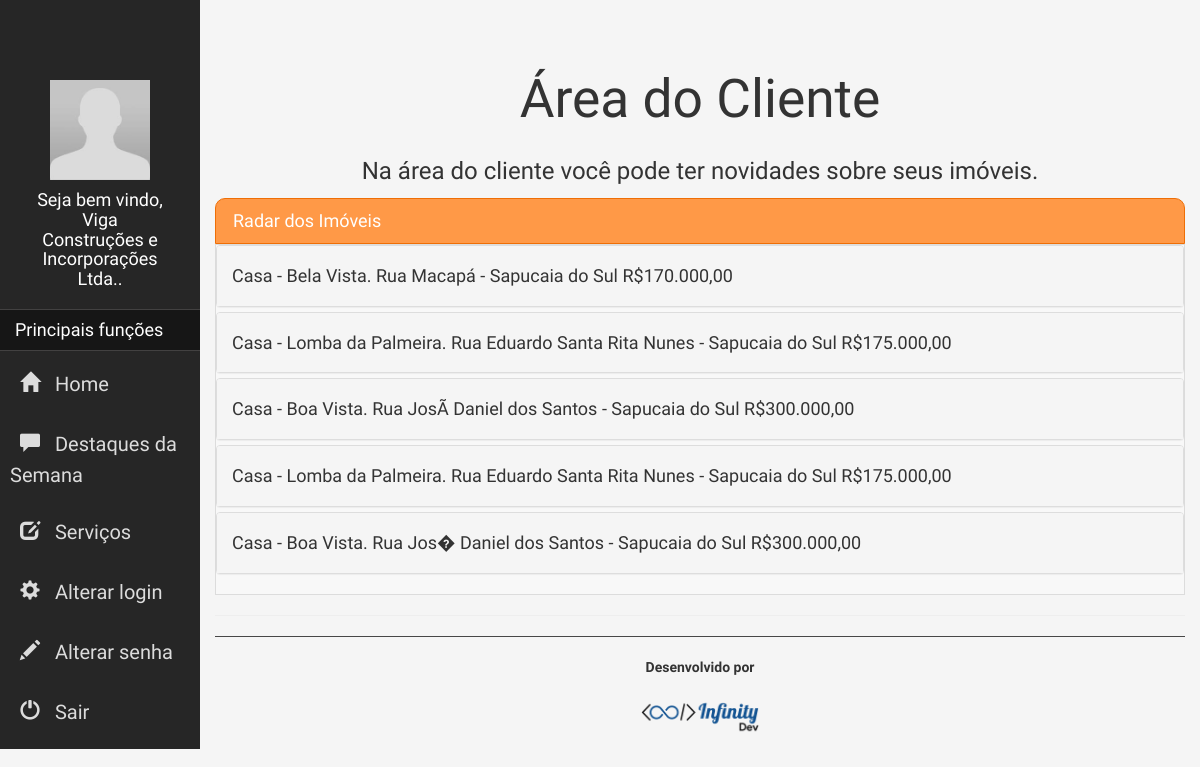
/area-cliente.php (signed in), run on the app's committed database.
### tables this page shows
CREATE TABLE IF NOT EXISTS `imovel` (
  `idimo` int(10) unsigned NOT NULL,
  `idusu` int(10) unsigned DEFAULT NULL,
  `ativo` tinyint(1) NOT NULL,
  `datacadimo` date DEFAULT NULL,
  `idcliven` int(10) unsigned DEFAULT NULL,
  `tipoimo` varchar(150) DEFAULT NULL,
  `tipo` varchar(100) NOT NULL,
  `lougradouro` varchar(200) NOT NULL,
  `numero` int(11) NOT NULL,
  `bloco` varchar(20) NOT NULL,
  `bairro` varchar(80) NOT NULL,
  `cidade` varchar(80) NOT NULL,
  `cep` varchar(15) NOT NULL,
  `estado` varchar(80) NOT NULL,
  `numdormimo` int(10) unsigned DEFAULT NULL,
  `areaimo` varchar(100) DEFAULT NULL,
  `vagasimo` int(10) unsigned DEFAULT NULL,
  `valorcondominioimo` varchar(100) DEFAULT NULL,
  `valoriptuimo` varchar(100) DEFAULT NULL,
  `piso` varchar(100) DEFAULT NULL,
  `tetoimo` varchar(100) DEFAULT NULL,
  `paredesimo` varchar(100) DEFAULT NULL,
  `hidraulicaimo` varchar(100) DEFAULT NULL,
  `arcondicionadoimo` varchar(100) DEFAULT NULL,
  `armariosimo` varchar(100) DEFAULT NULL,
  `salaofestaimo` varchar(100) DEFAULT NULL,
  `churrasqueiraimo` varchar(100) DEFAULT NULL,
  `portariaimo` varchar(100) DEFAULT NULL,
  `areaservicoimo` varchar(100) DEFAULT NULL,
  `piscinaimo` varchar(100) DEFAULT NULL,
  `academiaimo` varchar(100) DEFAULT NULL,
  `valorimo` varchar(100) DEFAULT NULL,
  `planoimo` varchar(100) DEFAULT NULL,
  `inclinadoimo` varchar(100) DEFAULT NULL,
  `gramadoimo` varchar(100) DEFAULT NULL,
  `calcadoimo` varchar(100) DEFAULT NULL,
  `comissaoimo` varchar(100) DEFAULT NULL,
  `valorvendaimo` decimal(10,0) DEFAULT NULL,
  `observacao1` varchar(255) DEFAULT NULL,
  `observacao2` varchar(255) DEFAULT NULL,
  `observacao3` varchar(255) NOT NULL,
  `medidasimo` varchar(100) DEFAULT NULL,
  `foto1` varchar(255) DEFAULT NULL,
  `foto2` varchar(255) DEFAULT NULL,
  `foto3` varchar(255) DEFAULT NULL,
  `foto4` varchar(255) DEFAULT NULL,
  `foto5` varchar(255) DEFAULT NULL,
  `destaqueimo` int(11) NOT NULL,
  `empreendimento` int(11) NOT NULL,
  `nomeempreendimento` varchar(200) NOT NULL,
  `numunidades` int(11) NOT NULL,
  `numandares` int(11) NOT NULL,
  `numpredios` int(11) NOT NULL,
  `aptosporandar` int(11) NOT NULL,
  `numlotes` int(11) NOT NULL,
  `esperasplit` varchar(3) NOT NULL,
  `sacada` varchar(3) NOT NULL,
  `quadraesporte` varchar(3) NOT NULL,
  `mcmv` varchar(3) NOT NULL,
  `idcap` int(11) DEFAULT NULL
);

### mensagem/class/Mensagem.php (called while the page is built, shortened)
<?php
	class Mensagem{
		private $idcliven;
		public function setIdcliven($id){
			$this->idcliven = $id;
		}
		public function getIdcliven(){
			return $this->idcliven;
		}
		public function pesquisarImoveis(){
			$conn = new conexao();
			$results = $conn->select("SELECT * FROM clientevendedor cv inner join imovel i on cv.idcliven = i.idcliven where cv.idcliven = :id;", array(":id"=>$this->getIdcliven()));
			return $results;
		}
	}
?>

### conexoes/conexao.php (called while the page is built, shortened)
<?php
class conexao {
    private static $pdo;
    public static function getInstance() {
        if (!isset(self::$pdo)) {
            try {
                $opcoes = array(\PDO::MYSQL_ATTR_INIT_COMMAND => 'SET NAMES UTF8');
                switch (SGBD) :
                    case 'mysql':
                        self::$pdo = new \PDO("mysql:host=" . HOST . "; dbname=" . DBNAME . ";", USER, PASSWORD, $opcoes);
                        break;
                endswitch;
                self::$pdo->setAttribute(\PDO::ATTR_ERRMODE, \PDO::ERRMODE_EXCEPTION);
            } catch (PDOException $e) {
                print "Erro: " . $e->getMessage();
            }
        }
        return self::$pdo;
    }
    public function disconnect(){
        if(self::$pdo){
            self::$pdo = null;
        }
    }
        public function query($rawQuery, $params = array()){
            try{
                $con = self::getInstance();
                $stmt = $con->prepare($rawQuery);
                $this->setParams($stmt, $params);
                $stmt->execute();
                return $stmt;
            }catch(PDOException $e){
                throw new Exception("Erro na Query".$e);
            }finally{
                $this->disconnect();
            }
        }
        private function setParams($statment, $parameters = array()){
            foreach ($parameters as $key => $value) {
                $this->setParam($statment, $key, $value);
            }
        }
        private function setParam($statment, $key, $value){
            $statment->bindParam($key, $value);
        }
        public function select($rawQuery, $params = array()){
            $stmt = $this->query($rawQuery, $params);
            return $stmt->fetchAll(PDO::FETCH_OBJ);
        }
    }

### area-cliente.php (the view, shortened to what this page needs)
<?php
    if(isLoggedIn()){
      echo"<script type='text/javascript'> alert('Você ja está logado como Administrador!'); </script>";
      echo"<meta http-equiv='refresh' content='0; url=area.php' />";
      exit;
    }else if(isLoggedInCli()){
      $logado = $_SESSION['nomecompleto_cliente'];
      $idcliven = $_SESSION['idcliente'];
    }else{
      echo"<script type='text/javascript'> alert('Necessário fazer login!'); </script>";
      echo"<meta http-equiv='refresh' content='0; url=login.php'/>";
      exit;
    }
    require_once "mensagem/class/Mensagem.php";
    require_once "conexoes/conexao.php";
    $m = new Mensagem();
    $m->setIdcliven($idcliven);
    $rs = $m->pesquisarImoveis();
?>
<!DOCTYPE html>
<html lang="pt-br">
  <head>
      <link href="../css/area-cliente.css" rel="stylesheet">
      <link rel="stylesheet" href="../css/footer.css">
      <link rel="stylesheet" href="../css/navbar-top.css">
      <link href="../css/bootstrap.min.css" rel="stylesheet">
  </head>
  <body>
    <div class="container-fluid">
        <div class="row">
          <div class="col-xs-12 col-sm-3 col-md-2 navbar-fixed-top col-lg-2 bloco-left can">
            <div class="row">
              <div class="col-xs-12">
                <div class="row center-block">
                  <div class="col-xs-12 col-md-12 ">
                    <div class="photo-avatar center-block">
                      <?php
                      echo "
                        <img src='../usuario/fotos/padrao.jpg' class='photo-avatar center-block'>";
                      ?>
                    </div>
                  </div>
                  <div class="col-xs-12 col-md-12">
                    <h4 class="text-center">Seja bem vindo, <?php echo $logado . "."?></h4>
                  </div>
                </div>
              </div>
              <div class="col-xs-12 hehe">
                <h4>Principais funções</h4>
              </div>
              <div class="col-xs-12 func">
              <ul>
                  <li>
                    <a href="index.php"><span class="glyphicon glyphicon-home" aria-hidden="true"></span> Home</a>
                  </li>
                  <li>
                    <a href="index.php#destaque"><span class="glyphicon glyphicon-comment" aria-hidden="true"></span> Destaques da Semana</a>
                  </li>
                  <li>
                    <a href="index.php#servicos"><span class="glyphicon glyphicon-edit" aria-hidden="true"></span> Serviços</a>
                  </li>
                  <li>
                    <a href="imoveis/index.php"><span class="glyphicon glyphicon-cog" aria-hidden="true"></span> Alterar login</a>
                  </li>
                  <li>
                    <a href="usuario/index.php"><span class="glyphicon glyphicon-pencil" aria-hidden="true"></span> Alterar senha</a>
                  </li>
                  <li>
                    <a href="../login/deslogar.php"><span class=" glyphicon glyphicon-off" aria-hidden="true"></span> Sair</a>
                  </li>
                </ul>
              </div>
            </div>
          </div>
          <div class="col-xs-12 col-sm-9 col-md-10 col-lg-10 bloco">
            <h1 class="text-center">Área do Cliente</h1>
            <p class="ps text-center">Na área do cliente você pode ter novidades sobre seus imóveis.</p>
            <div class="">
          <div class="header-mensagem">
            <h4>Radar dos Imóveis</h4>
          </div>
        <div class="body-mensagem">
        <div class="panel-group" id="accordion" role="tablist" aria-multiselectable="true">
          <?php
          foreach ($rs as $key) {
          echo '
          <div class="panel panel-default">
            <div class="panel-heading" role="tab" id="headingOne">
              <h4 class="panel-title">
                <a role="button" data-toggle="collapse" data-parent="#accordion" href="#collapse'.$key->idimo.'" aria-expanded="true" aria-controls="collapse'.$key->idimo.'">
                  <h4>'.$key->tipoimo. ' - '.$key->bairro.'. '.$key->lougradouro.' - '.$key->cidade.'       R$'.number_format($key->valorvendaimo, 2,',','.').'</h4>
                </a>
              </h4>
            </div>
            <div id="collapse'.$key->idimo.'" class="panel-collapse collapse" role="tabpanel" aria-labelledby="headingOne">
              <div class="panel-body">
                <ul class="nav nav-tabs" role="tablist">
                  <li role="presentation" class="active"><a href="#imovel'.$key->idimo.'" aria-controls="imovel'.$key->idimo.'" role="tab" data-toggle="tab">Imóvel</a></li>
                  <li role="presentation"><a href="#mensagens'.$key->idimo.'" aria-controls="mensagens'.$key->idimo.'" role="tab" data-toggle="tab">Mensagens</a></li>
                </ul>
                <div class="tab-content">
                  <div role="tabpanel" class="tab-pane active" id="imovel'.$key->idimo.'">';
                  echo '</div>
                    <div role="tabpanel" class="tab-pane" id="mensagens'.$key->idimo.'">';
                    echo '
                    </div>
                  </div>
                </div>
              </div>
            </div>';
            }
            ?>
              </div>
            </div>
            <hr>
            <footer class="footer">
                <br>
                <p class="text-center"><strong>Desenvolvido por </strong></p>
                <a href="infinitydev/index.html" target="_blank"><img src="../infinitydev/img/logo-InfinityDev.png" class="center-block" width="120" height="auto"></a>
            </footer>
          </div>
        </div>
      </div>
  </body>
</html>

### css/area-cliente.css (style rules this page uses)
html,body { background-image: none!important; background-color: #f5f5f5!important; }
.bloco { margin-top: 50px!important; }
.photo-avatar { background-color: #fff; max-width: 100px; max-height: 100px }
.bloco-left { padding-top: 80px; padding-bottom: 10px; background-color: #262626; color: #fff; }
h1 { font-size: 40pt!important; margin-bottom: 25px!important; }
.ps { font-size: 18pt!important; }
.header-mensagem { background-color: #ff9947; color: #fff; width: 100%; height: 100%; padding: 2px; border-top-left-radius: 10px; border-top-right-radius: 10px; margin-top: 10px; border: 1px solid #ee6e06; text-align: justify; text-indent: 15px; }
.body-mensagem { border: 1px solid #dcdcdc; background-color: #f8f8f8; }
.footer { border-top: 1px solid #474747; }
.bloco-left ul { text-decoration: none; list-style: none; padding: 0px!important; margin: 0px!important; }
.bloco-left li { font-size: 20px; padding: 10px 10px 10px 10px!important; transition: 0.5s all; }
.bloco-left li span { font-size: 20px; padding: 10px 10px 10px 10px!important; transition: 0.5s all; }
.bloco-left li a { color: #dcdcdc; text-decoration: none; transition: 0.5s all; }
.func { padding: 0px!important; }
.hehe { margin: 10px 0px 0px 0px; border-top: 1px #424141 solid; border-bottom: 1px #424141 solid; background-color: #161616; color: #fff; }

### css/footer.css (style rules this page uses)
html { font-family: 'Ubuntu Condensed', sans-serif!important; background-image: url("../img/bg.png"); background-repeat:repeat; margin: 0; }

### css/navbar-top.css (style rules this page uses)
html, body { font-family: 'Ubuntu Condensed', sans-serif!important; background-image: url("../img/bg.png"); background-repeat:repeat; margin: 0; }

### data on the page
imovel: tipoimo "Casa", bairro "Bela Vista", lougradouro "Rua Macapá", cidade "Sapucaia do Sul", valorvendaimo "170.000,00"
imovel: tipoimo "Casa", bairro "Lomba da Palmeira", lougradouro "Rua Eduardo Santa Rita Nunes", cidade "Sapucaia do Sul", valorvendaimo "175.000,00"
imovel: tipoimo "Casa", bairro "Boa Vista", lougradouro "Rua JosÃ Daniel dos Santos", cidade "Sapucaia do Sul", valorvendaimo "300.000,00"
imovel: tipoimo "Casa", bairro "Lomba da Palmeira", lougradouro "Rua Eduardo Santa Rita Nunes", cidade "Sapucaia do Sul", valorvendaimo "175.000,00"
imovel: tipoimo "Casa", bairro "Boa Vista", lougradouro "Rua Jos� Daniel dos Santos", cidade "Sapucaia do Sul", valorvendaimo "300.000,00"

### other printed values
$logado "Viga Construções e Incorporações Ltda."
